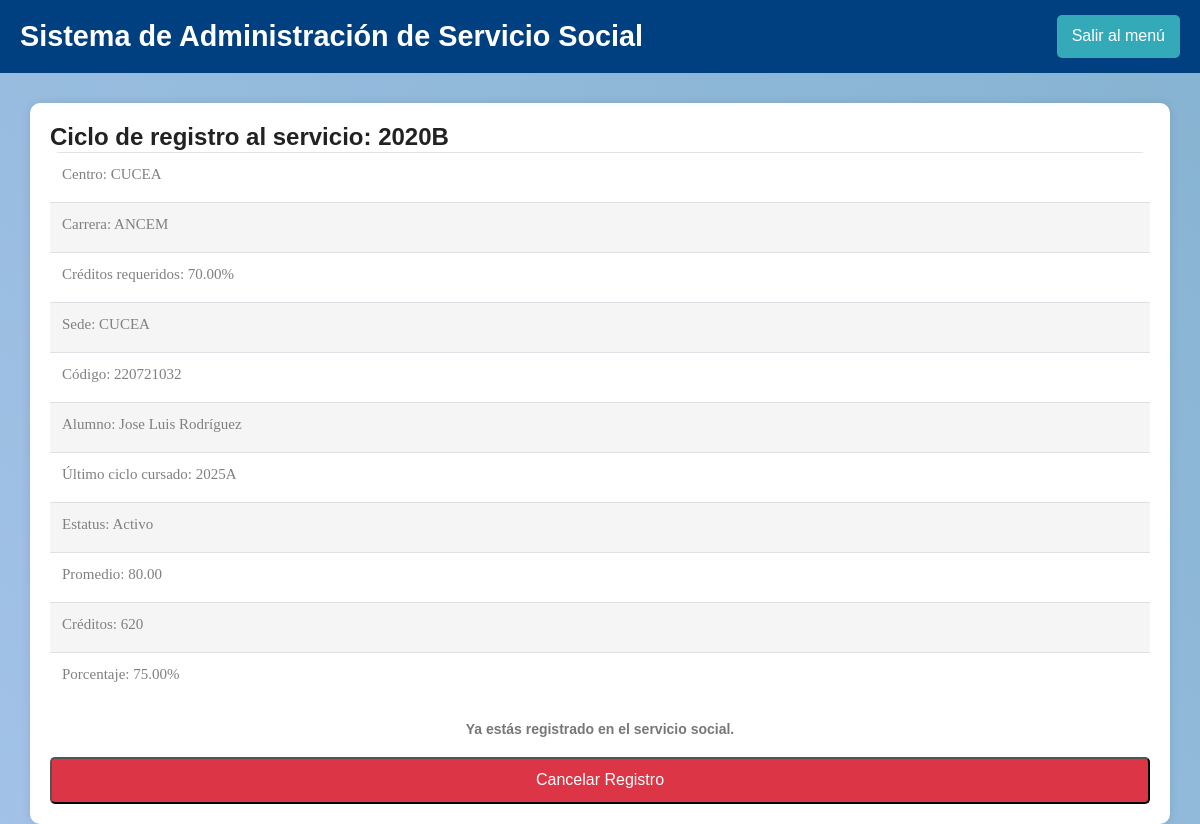
Before: /src/registro.php (signed in) with the older database file.
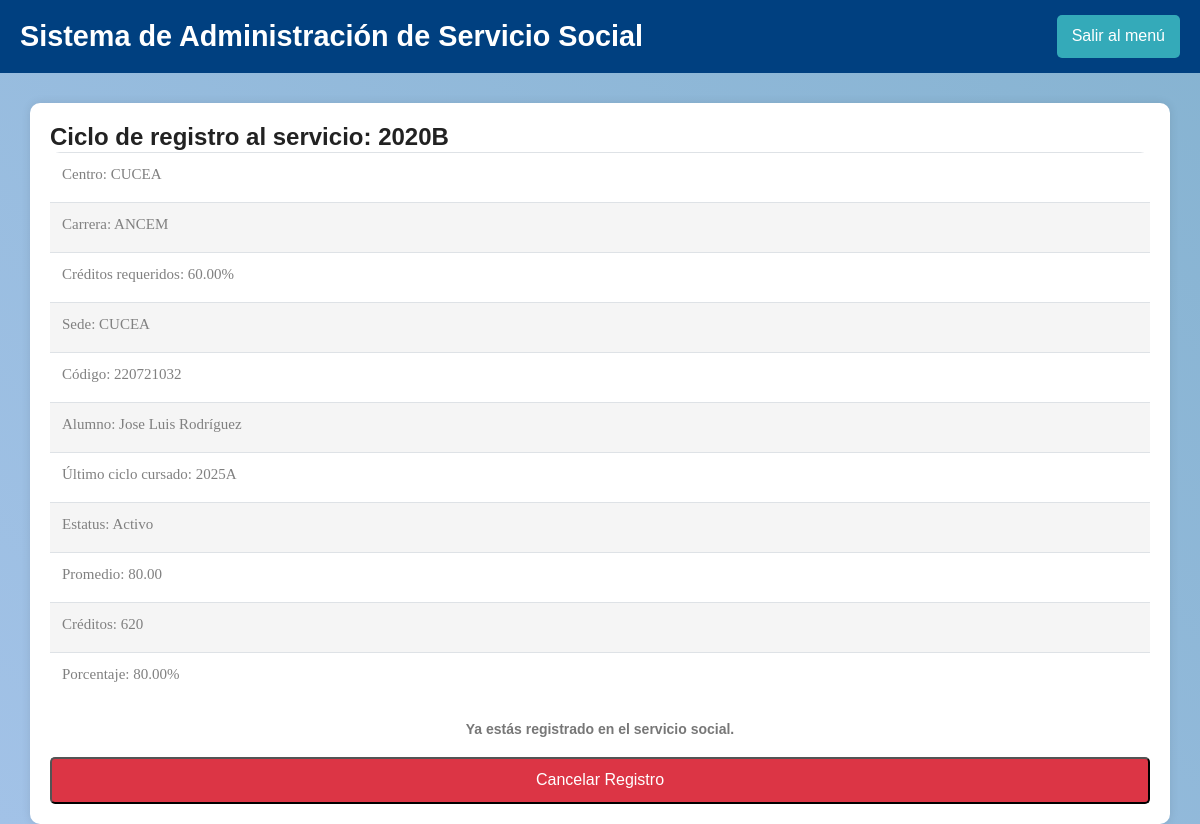
After: the same page with the newer database file.
### tables this page shows
CREATE TABLE IF NOT EXISTS `registro` (
  `idRegistro` int NOT NULL AUTO_INCREMENT,
  `Centro` varchar(100) NOT NULL,
  `Carrera` varchar(100) NOT NULL,
  `CreditosRequeridos` decimal(5,2) NOT NULL,
  `Sede` varchar(100) NOT NULL,
  `codigoAlumno` int NOT NULL,
  `Alumno` varchar(100) NOT NULL,
  `CicloAdmision` varchar(10) NOT NULL,
  `UltimoCicloCursado` varchar(10) NOT NULL,
  `Estatus` enum('Activo','Inactivo','Egresado') NOT NULL,
  `Promedio` decimal(4,2) NOT NULL,
  `Creditos` int NOT NULL,
  `Porcentaje` decimal(5,2) NOT NULL,
  `IdUsuario` int NOT NULL,
  `Registro` tinyint(1) NOT NULL DEFAULT '0',
  PRIMARY KEY (`idRegistro`),
  KEY `fk_registro_alumno` (`codigoAlumno`),
  KEY `fk_registro_usuario` (`IdUsuario`)
);

### src/registro.php (the view, shortened to what this page needs)
<?php
$IdUsuario = $_SESSION['id_usuario'];
$conn = OpenCon();
$sql = "SELECT r.Centro, r.Carrera, r.CreditosRequeridos, r.Sede, r.codigoAlumno,
               r.Alumno, r.CicloAdmision, r.UltimoCicloCursado, r.Estatus,
               r.Promedio, r.Creditos, r.Porcentaje, r.Registro
        FROM registro r
        INNER JOIN alumno a ON r.codigoAlumno = a.codigoAlumno
        WHERE a.IdUsuario = ?";
$stmt = $conn->prepare($sql);
$stmt->bind_param("i", $IdUsuario);
$stmt->execute();
$result = $stmt->get_result();
if ($row = $result->fetch_assoc()) {
    $centro = $row['Centro'];
    $carrera = $row['Carrera'];
    $creditosRequeridos = $row['CreditosRequeridos'];
    $sede = $row['Sede'];
    $codigoAlumno = $row['codigoAlumno'];
    $alumno = $row['Alumno'];
    $cicloAdmision = $row['CicloAdmision'];
    $ultimoCiclo = $row['UltimoCicloCursado'];
    $estatus = $row['Estatus'];
    $promedio = $row['Promedio'];
    $creditos = $row['Creditos'];
    $porcentaje = $row['Porcentaje'];
    $registro = $row['Registro'];
} else {
    $centro = $carrera = $creditosRequeridos = $sede = $codigoAlumno =
    $alumno = $cicloAdmision = $ultimoCiclo = $estatus = $promedio =
    $creditos = $porcentaje = $registro = "0";
}
?>
<!DOCTYPE html>
<html lang="es">
<head>
    <link rel="stylesheet" href="../css/bootstrap.css">
    <link rel="stylesheet" href="../css/main.css">
</head>
<body>
    <div class="header">
        <h1>Sistema de Administración de Servicio Social</h1>
        <a href="cart.php" class="logout-button">Salir al menú</a>
    </div>
    <div class="container">
        <h3>Ciclo de registro al servicio: <strong><?php echo htmlspecialchars($cicloAdmision); ?></strong></h3>
        <table class="table">
            <tr><td>Centro: <?php echo htmlspecialchars($centro); ?></td></tr>
            <tr><td>Carrera: <?php echo htmlspecialchars($carrera); ?></td></tr>
            <tr><td>Créditos requeridos: <?php echo htmlspecialchars($creditosRequeridos); ?>%</td></tr>
            <tr><td>Sede: <?php echo htmlspecialchars($sede); ?></td></tr>
            <tr><td>Código: <?php echo htmlspecialchars($codigoAlumno); ?></td></tr>
            <tr><td>Alumno: <?php echo htmlspecialchars($alumno); ?></td></tr>
            <tr><td>Último ciclo cursado: <?php echo htmlspecialchars($ultimoCiclo); ?></td></tr>
            <tr><td>Estatus: <?php echo htmlspecialchars($estatus); ?></td></tr>
            <tr><td>Promedio: <?php echo htmlspecialchars($promedio); ?></td></tr>
            <tr><td>Créditos: <?php echo htmlspecialchars($creditos); ?></td></tr>
            <tr><td>Porcentaje: <?php echo htmlspecialchars($porcentaje); ?>%</td></tr>
        </table>
        <p style="text-align: center; font-weight: bold;">
            <?php
            if (intval($registro) === 1) {
                echo "Ya estás registrado en el servicio social.";
            } else {
                echo "No tienes un registro activo en el servicio social.";
            }
            ?>
        </p>
        <?php if ($porcentaje >= $creditosRequeridos) { ?>
            <?php if (intval($registro) === 1) { ?>
                <form method="POST" action="actualizar_registro.php" onsubmit="return confirm('¿Estás seguro de cancelar tu registro?');">
                    <button type="submit" class="action-button cancel-button">Cancelar Registro</button>
                </form>
            <?php } ?>
        <?php } ?>
    </div>
</body>
</html>

Changed rows visible on the page:
changed registro "CUCEA": CreditosRequeridos "70.00" → "60.00"; Porcentaje "75.00" → "80.00"
